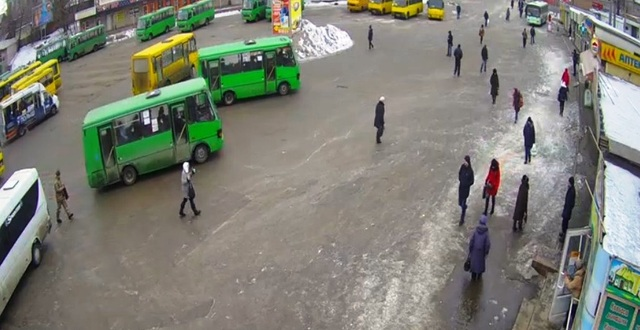
#> input picture PROJECT/1_600.jpg, 640 x 330 px, given in place of the camera
$ python AndreyProblem.py   (Python 2 division)   (older library calls are emulated)
#> lines starting #> are read from the running program, lines starting #| are printed output that depends on the picture; after the words box and inside, x2 and y2 are one past the last pixel; in counts of white or black regions, pixels touching at a corner belong together
import cv2, numpy as np


def click (event,x,y,flags, param):
    global flag, shot,startx, starty, endx, endy
    if event ==cv2.EVENT_LBUTTONDOWN:
        flag = True
        startx = endx = x
        starty = endy = y
    elif event == cv2.EVENT_MOUSEMOVE and flag:
        endx = x
        endy = y
    elif event == cv2.EVENT_LBUTTONUP:
        flag = False
        shot = True


def main():
    global startx, starty, endx ,endy, flag, shot
    flag = False
    shot = False
    endx = endy = 0

    cap = cv2.VideoCapture(0)
    cv2.namedWindow("camera")
    cv2.namedWindow("region")
    cv2.setMouseCallback("camera",click)
    reg = np.zeros((400,400,1),np.uint8)

    while (cap.isOpened()):
        _, img = cap.read()
#> img is the input picture: shape (330, 640, 3); mean B, G, R 118, 128.2, 126.9
        _img =np.copy(img)

        if flag:
            cv2.rectangle(_img,(startx,starty),(endx,endy,),
                          (0,255,0),2)
        if shot:
            _ey = max(starty,endy)
            _ex = max(startx,endx)
            _sy = min(starty,endy)
            _sx = min(startx,endx)
            xs = max(1,_ex - _sx)
            ys = max(1,_ey - _sy)

            reg = img[_sy:_ey+1, _sx:_ex+1]
            reg = cv2.resize(reg,
                             (xs * 5, ys * 5), interpolation = cv2.INTER_CUBIC)
            shot = False


            reg = cv2.cvtColor(reg,cv2.COLOR_BGR2GRAY)

        wnd = 5
        kern = np.ones((wnd,wnd),np.float32)*(-1)
        kern[wnd/2,wnd/2] = wnd *wnd
        _reg =cv2.filter2D(reg,-1,kern)
        ############################################

        bw = cv2.cvtColor(img, cv2.COLOR_BGR2GRAY)
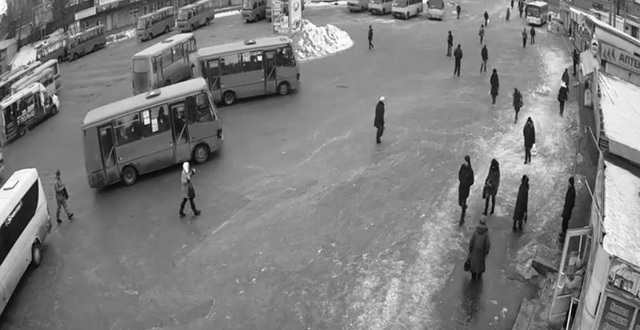
#> bw: shape (330, 640); min 0, max 255, mean 126.6
        lap = cv2.Laplacian(bw, cv2.CV_8U)
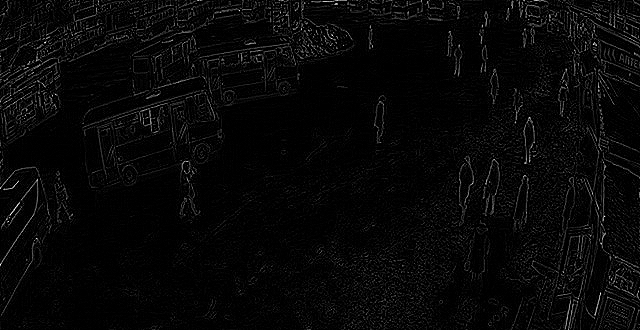
#> lap: shape (330, 640); min 0, max 255, mean 7.8
        lap_8u = np.uint8(lap)
        _,lap_8u = cv2.threshold(lap_8u, 0, 255,
                                  cv2.THRESH_OTSU + cv2.THRESH_BINARY)
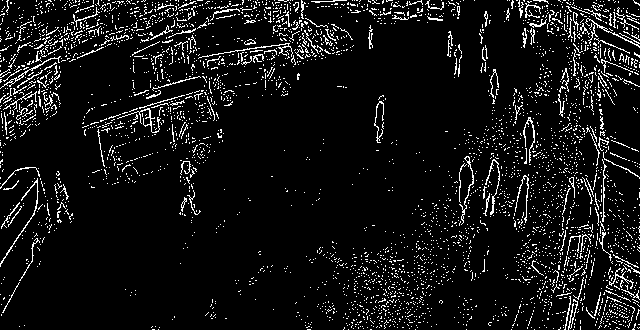
#> lap_8u: shape (330, 640); 7.7% white in thin lines or dots
       # k =  cv2.getStructuringElement(cv2.MORPH_RECT, (3, 3))
        #lap_8u = cv2.morphologyEx(lap_8u, cv2.MORPH_OPEN, k)
        k = cv2.getStructuringElement(cv2.MORPH_ELLIPSE, (2, 2))
       # lap_8u = cv2.morphologyEx(lap_8u, cv2.MORPH_CLOSE, k)
        lap_8u = cv2.dilate(lap_8u,k, iterations=3)
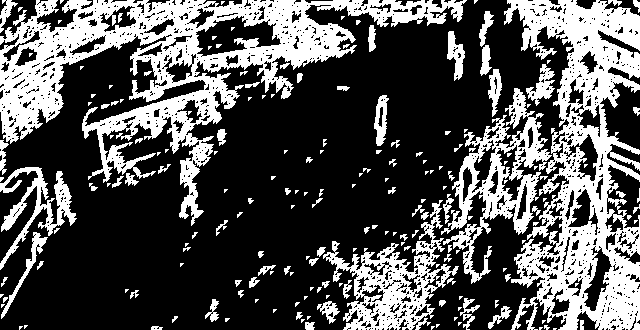
#> lap_8u: shape (330, 640); 32.8% white; 192 white regions (107 under 20 px), largest, box (x1, y1, x2, y2) and area: (0, 0, 467, 226) 26556, (504, 0, 640, 330) 21280, (441, 88, 552, 284) 6014
        # [15 lines of commented-out code are left out]

        cv2.imshow("camera", _img)
        cv2.imshow("region", lap_8u)
        l = cv2.cvtColor(lap_8u, cv2.COLOR_GRAY2BGR)
        res = cv2.add(l, img)
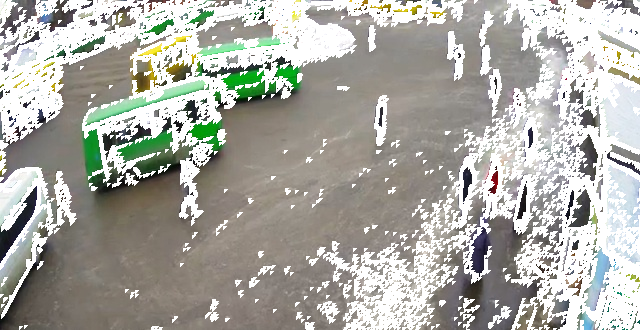
#> res: shape (330, 640, 3); mean B, G, R 165, 171.8, 171.9
        cv2.imshow("res", res)
        # [6 lines of commented-out code are left out]
        key = cv2.waitKey(10) & 0xff
#> (key Esc is pressed here)
        if key == 27:

            break


if __name__ == '__main__':
   main()

$ run again, on PROJECT/3299.jpg
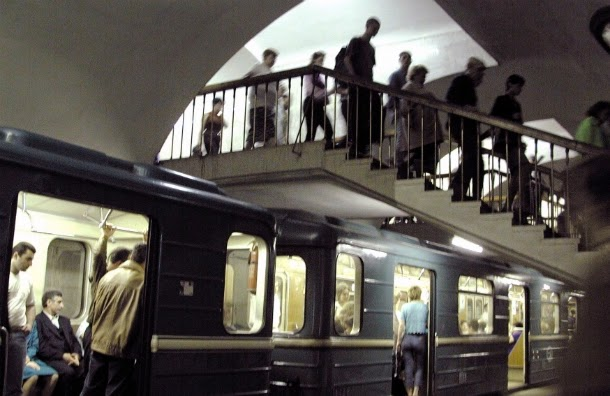
#> input picture PROJECT/3299.jpg, 610 x 396 px, given in place of the camera
#> in main, img is the input picture: shape (396, 610, 3); mean B, G, R 80.8, 86.3, 90.8
#> in main, `_,lap_8u = cv2.threshold(lap_8u, 0, 255, cv2.THRESH_OTSU + cv2.THRESH_..`:
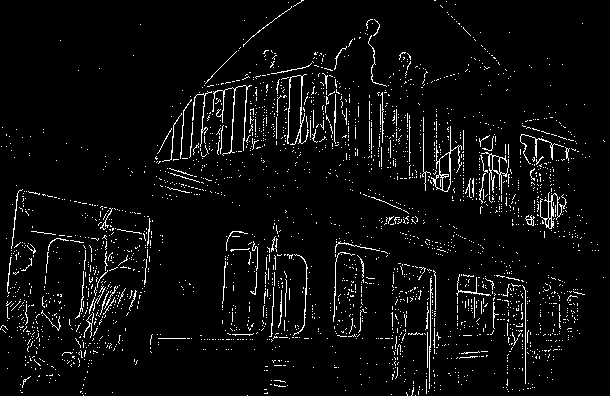
#> lap_8u: shape (396, 610); 4.6% white in thin lines or dots
#> l: shape (396, 610, 3); 21.2% white; 380 white regions (251 under 20 px), largest, box (x1, y1, x2, y2) and area: (154, 0, 358, 169) 8443, (31, 200, 156, 370) 5461, (394, 109, 525, 220) 4857
#> in main, `res = cv2.add(l, img)`:
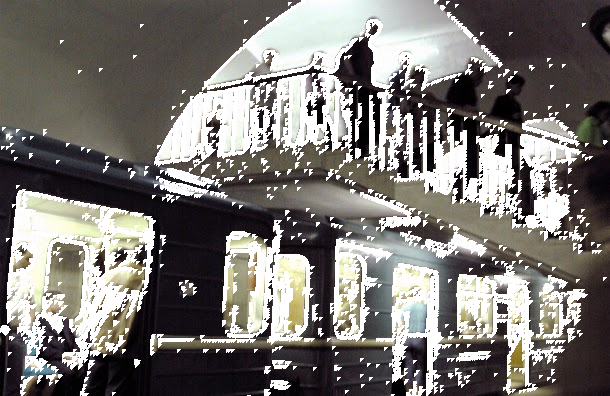
#> res: shape (396, 610, 3); mean B, G, R 115.7, 119.2, 122.6
